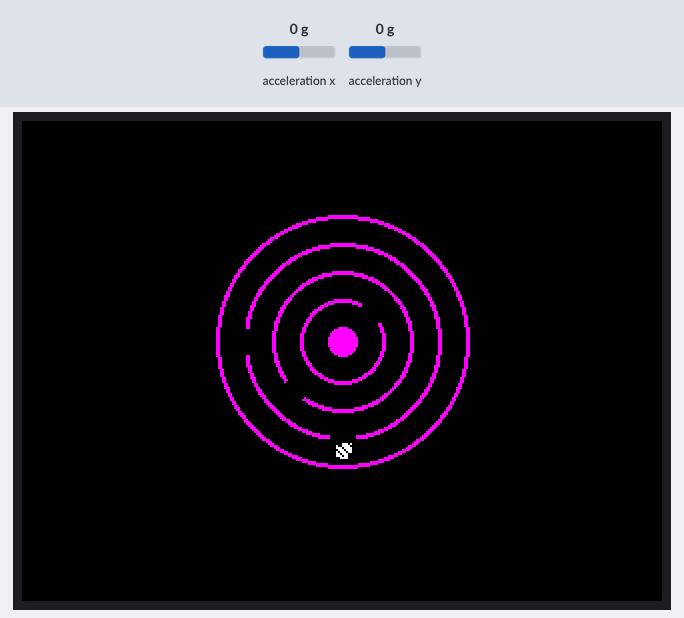
A sketch run on a simulated ESP32. Shown: 320×240 colour display. Inputs (shaded band) come from the test bench; at power-on: acceleration x 0 g, acceleration y 0 g.

Above: at 1.5 s.
1.6 s: acceleration x set to -1.4 g
At 2.9 s:
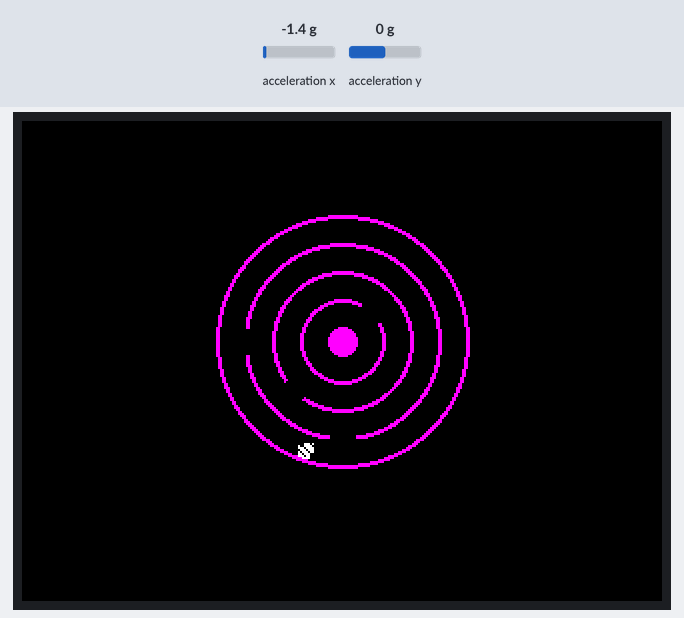
3.1 s: acceleration y set to -1.4 g
At 3.4 s:
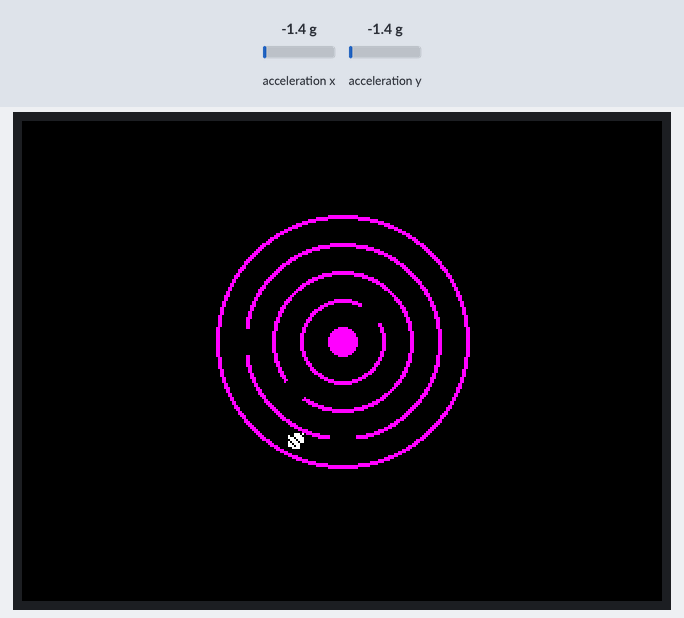
4.6 s: acceleration x set to 0 g
At 5.2 s:
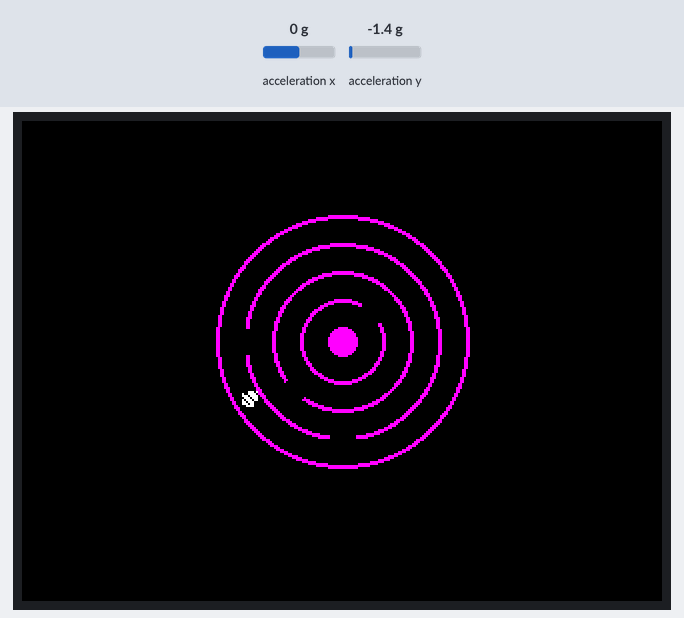
6.1 s: acceleration y set to 0.8 g
Timing chart, 0 to 8.7 s (numbered marks = the images above; inputs shaded):
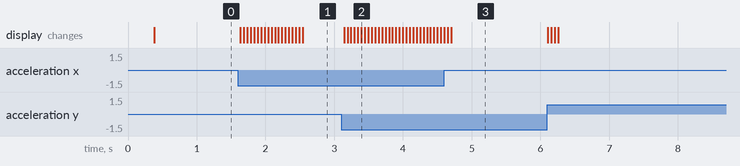

The sketch:

simple_maze_game.ino
```cpp
/* Port of the following to the Wio Terminal
 * https://hackaday.com/2020/05/26/simple-sprite-routines-ease-handheld-gaming-diy/
 */
#include <TFT_eSPI.h>
#include "LIS3DHTR.h"
#include <Wire.h>

LIS3DHTR<TwoWire> LIS; //IIC
#define WIRE Wire1

class TFT_sprite : public TFT_eSPI {
  public:
    TFT_sprite();
    void xorPixel(int32_t x, uint32_t y, uint16_t color);
    void xorSprite(uint16_t x, uint16_t y, uint64_t sprite, uint16_t color);
    bool hitSprite(uint16_t x, uint16_t y, uint64_t sprite, uint16_t color);
    void moveSprite(uint16_t x, uint16_t y, uint64_t sprite, int dx, int dy, uint16_t color);
};

TFT_sprite::TFT_sprite() : TFT_eSPI() {}

// Plot a pixel at x, y by exclusive-ORing the colour with the display
void TFT_sprite::xorPixel(int32_t x, uint32_t y, uint16_t color) {
  uint16_t lastcolor = readPixel(x, y);
  drawPixel(x, y, color ^ lastcolor);
}

// Plot an 8x8 sprite at x, y by exclusive-ORing the colour with the display
void TFT_sprite::xorSprite (uint16_t x0, uint16_t y0, uint64_t sprite, uint16_t color) {
  bool bit;
  if ((x0 >= 0) && (x0 + 7 < width()) && (y0 >= 0) && (y0 + 7 < height())) {
    for (int y = 0; y < 8; y++) {
      for (int x = 0; x < 8; x++) {
        bit = sprite >> (63 - x - y * 8) & 1;
        if (bit) xorPixel(x0 + x, y0 + y, color);
      }
    }
  }
}

// Collision detection between an 8x8 sprite at x, y with a specified colour
bool TFT_sprite::hitSprite (uint16_t x0, uint16_t y0, uint64_t sprite, uint16_t color) {
  uint16_t row[8];
  uint32_t col16;
  bool bit;
  if ((x0 >= 0) && (x0 + 7 < width()) && (y0 >= 0) && (y0 + 7 < height())) {
    for (int y = 0; y < 8; y++) {
      for (int x = 0; x < 8; x++) {
        col16 = readPixel(x0 + x, y0 + y);
        bit = sprite >> (63 - x - y * 8) & 1;
        if (bit && (col16 == color)) {
          return true;
        }
      }
    }
  }
  return false;
}

// Move a sprite from x, y by one pixel in any direction by exclusive-ORing only the changed pixels with the display
void TFT_sprite::moveSprite(uint16_t x0, uint16_t y0, uint64_t sprite, int dx, int dy, uint16_t color) {
  int oldbit, newbit;
  if ((x0 >= 0) && (x0 + 7 < width()) && (y0 >= 0) && (y0 + 7 < height())) {
    dx = (dx > 0) - (dx < 0); dy = (dy > 0) - (dy < 0);
    for (int y = 0; y < 10; y++) {
      for (int x = 0; x < 10; x++) {
        // Sprite's previous position
        int xs = x - 1, ys = y - 1;
        if (xs >= 0 && xs <= 7 && ys >= 0 && ys <= 7) {
          oldbit = sprite >> (63 - ys * 8 - xs) & 1;
        } else oldbit = 0;
        // Sprite's new position
        int xn = x - 1 - dx, yn = y - 1 - dy;
        if (xn >= 0 && xn <= 7 && yn >= 0 && yn <= 7) {
          newbit = sprite >> (63 - yn * 8 - xn) & 1;
        } else newbit = 0;
        if (oldbit != newbit) xorPixel(x0 - 1 + x, y0 - 1 + y, color);
      }
    }
  }
}

#define B(x) S_to_binary_(#x)

static inline unsigned long long S_to_binary_(const char *s)
{
        unsigned long long i = 0;
        while (*s) {
                i <<= 1;
                i += *s++ - '0';
        }
        return i;
}

// The rolling ball maze
const int Sens = 1; // Accelerometer sensitivity
const uint16_t Maze = TFT_MAGENTA;
const uint16_t Ball = TFT_WHITE;
const uint16_t Board = TFT_BLACK;
const uint64_t Sprite = B(
                        00111100\
                        01111110\
                        11111111\
                        11111111\
                        11111111\
                        11111111\
                        01111110\
                        00111100);

TFT_sprite tft = TFT_sprite();

void maze() {
  // Hand drawn Maze
  for (int c = 4; c >= 0; c--) {
    tft.fillCircle(160, 110, (c * 14 + 7), Maze);
    if (c) tft.fillCircle(160, 110, (c * 14 + 5), Board);
  }
  // Gaps
  tft.fillCircle(160, 158, 6, Board);
  tft.fillCircle(112, 110, 6, Board);
  tft.fillCircle(136, 134, 6, Board);
  tft.fillCircle(174, 96, 6, Board);
}

void setup() {
  // lcd init
  tft.init();
  tft.setRotation(3);
  tft.fillScreen(TFT_BLACK);

  // Accelerometer init.
  LIS.begin(WIRE); //IRC init default: 0x18
  delay(100);
  if (!LIS) {
     tft.setTextColor(TFT_WHITE);
     tft.setTextSize(2);
     tft.drawString("LIS3DHTR didn't connect.",0,10);
     while (1);
     return;
  }
  LIS.setOutputDataRate(LIS3DHTR_DATARATE_25HZ); // 1Hz up to 5KHz
  LIS.setFullScaleRange(LIS3DHTR_RANGE_2G); //Scale range 2g,4g,8g,16g

  // render maze
  maze();
}

void loop() {
  int x = 157, y = 161, dx, dy, x1, y1;
  tft.xorSprite(x, y, Sprite, Ball);
  for (;;) {
    // Move ball?
    int sx = LIS.getAccelerationX() * 100;
    int sy = LIS.getAccelerationY() * 100;
   // Set dx and dy to -1, 0, or +1
    dx = (sx > 0) - (sx < 0);
    dy = (sy > 0) - (sy < 0);
    if (tft.hitSprite(x+dx, y, Sprite, Maze)) dx = 0;
    if (tft.hitSprite(x, y+dy, Sprite, Maze)) dy = 0;
    tft.moveSprite(x, y, Sprite, dx, dy, Ball);
    x = x + dx; y = y + dy;
    delay(50);
  }
}
```

Measured:
- after the input at 1.6 s, the display: first changes at once (image 1 shows a later state)
- after the input at 3.1 s, the display: first changes at once (image 2 shows a later state)
